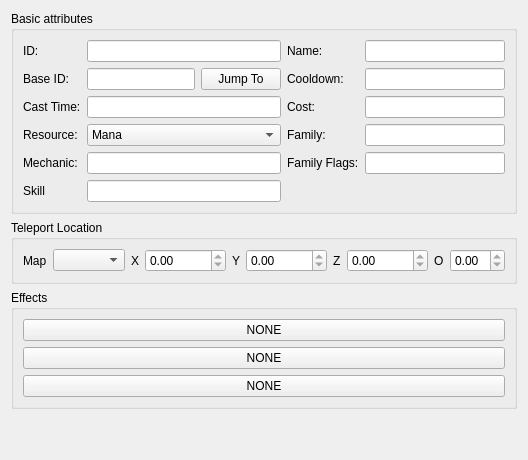
              <widget class="QWidget" name="tab_23">
               <attribute name="title">
                <string>Common Settings</string>
               </attribute>
               <layout class="QVBoxLayout" name="verticalLayout_50">
                <item>
                 <widget class="QGroupBox" name="spellBaseBox">
                  <property name="sizePolicy">
                   <sizepolicy hsizetype="Preferred" vsizetype="Fixed">
                    <horstretch>0</horstretch>
                    <verstretch>0</verstretch>
                   </sizepolicy>
                  </property>
                  <property name="title">
                   <string>Basic attributes</string>
                  </property>
                  <property name="flat">
                   <bool>true</bool>
                  </property>
                  <layout class="QHBoxLayout" name="horizontalLayout_2">
                   <item>
                    <layout class="QFormLayout" name="formLayout">
                     <item row="0" column="0">
                      <widget class="QLabel" name="label">
                       <property name="text">
                        <string>ID:</string>
                       </property>
                      </widget>
                     </item>
                     <item row="0" column="1">
                      <widget class="QLineEdit" name="spellIdField">
                       <property name="enabled">
                        <bool>true</bool>
                       </property>
                       <property name="readOnly">
                        <bool>true</bool>
                       </property>
                      </widget>
                     </item>
                     <item row="1" column="0">
                      <widget class="QLabel" name="label_34">
                       <property name="text">
                        <string>Base ID:</string>
                       </property>
                      </widget>
                     </item>
                     <item row="1" column="1">
                      <layout class="QHBoxLayout" name="horizontalLayout_17">
                       <item>
                        <widget class="QLineEdit" name="txtBaseSpell">
                         <property name="readOnly">
                          <bool>true</bool>
                         </property>
                        </widget>
                       </item>
                       <item>
                        <widget class="QPushButton" name="btnBaseSpell">
                         <property name="text">
                          <string>Jump To</string>
                         </property>
                        </widget>
                       </item>
                      </layout>
                     </item>
                     <item row="2" column="0">
                      <widget class="QLabel" name="label_3">
                       <property name="text">
                        <string>Cast Time:</string>
                       </property>
                      </widget>
                     </item>
                     <item row="2" column="1">
                      <widget class="QLineEdit" name="castTimeField">
                       <property name="enabled">
                        <bool>true</bool>
                       </property>
                       <property name="readOnly">
                        <bool>true</bool>
                       </property>
                      </widget>
                     </item>
                     <item row="3" column="0">
                      <widget class="QLabel" name="label_4">
                       <property name="text">
                        <string>Resource:</string>
                       </property>
                      </widget>
                     </item>
                     <item row="3" column="1">
                      <widget class="QComboBox" name="resourceField">
                       <property name="enabled">
                        <bool>true</bool>
                       </property>
                       <property name="sizePolicy">
                        <sizepolicy hsizetype="Expanding" vsizetype="Fixed">
                         <horstretch>0</horstretch>
                         <verstretch>0</verstretch>
                        </sizepolicy>
                       </property>
                       <item>
                        <property name="text">
                         <string>Mana</string>
                        </property>
                       </item>
                       <item>
                        <property name="text">
                         <string>Rage</string>
                        </property>
                       </item>
                       <item>
                        <property name="text">
                         <string>Focus</string>
                        </property>
                       </item>
                       <item>
                        <property name="text">
                         <string>Energy</string>
                        </property>
                       </item>
                       <item>
                        <property name="text">
                         <string>Happiness</string>
                        </property>
                       </item>
                      </widget>
                     </item>
                     <item row="4" column="0">
                      <widget class="QLabel" name="label_31">
                       <property name="text">
                        <string>Mechanic:</string>
                       </property>
                      </widget>
                     </item>
                     <item row="4" column="1">
                      <widget class="QLineEdit" name="spellMechanicField">
                       <property name="readOnly">
                        <bool>true</bool>
                       </property>
                      </widget>
                     </item>
                     <item row="5" column="0">
                      <widget class="QLabel" name="label_36">
                       <property name="text">
                        <string>Skill</string>
                       </property>
                      </widget>
                     </item>
                     <item row="5" column="1">
                      <widget class="QLineEdit" name="spellSkillField">
                       <property name="readOnly">
                        <bool>true</bool>
                       </property>
                      </widget>
                     </item>
                    </layout>
                   </item>
                   <item>
                    <layout class="QFormLayout" name="formLayout_2">
                     <item row="0" column="0">
                      <widget class="QLabel" name="label_2">
                       <property name="text">
                        <string>Name:</string>
                       </property>
                      </widget>
                     </item>
                     <item row="0" column="1">
                      <widget class="QLineEdit" name="spellNameField">
                       <property name="enabled">
                        <bool>true</bool>
                       </property>
                       <property name="readOnly">
                        <bool>true</bool>
                       </property>
                      </widget>
                     </item>
                     <item row="1" column="0">
                      <widget class="QLabel" name="label_5">
                       <property name="text">
                        <string>Cooldown:</string>
                       </property>
                      </widget>
                     </item>
                     <item row="1" column="1">
                      <widget class="QLineEdit" name="cooldownField">
                       <property name="enabled">
                        <bool>true</bool>
                       </property>
                       <property name="readOnly">
                        <bool>true</bool>
                       </property>
                      </widget>
                     </item>
                     <item row="2" column="0">
                      <widget class="QLabel" name="label_6">
                       <property name="text">
                        <string>Cost:</string>
                       </property>
                      </widget>
                     </item>
                     <item row="2" column="1">
                      <widget class="QLineEdit" name="costField">
                       <property name="enabled">
                        <bool>true</bool>
                       </property>
                       <property name="readOnly">
                        <bool>true</bool>
                       </property>
                      </widget>
                     </item>
                     <item row="3" column="0">
                      <widget class="QLabel" name="label_32">
                       <property name="text">
                        <string>Family:</string>
                       </property>
                      </widget>
                     </item>
                     <item row="3" column="1">
                      <widget class="QLineEdit" name="lineEdit_6">
                       <property name="readOnly">
                        <bool>true</bool>
                       </property>
                      </widget>
                     </item>
                     <item row="4" column="0">
                      <widget class="QLabel" name="label_33">
                       <property name="text">
                        <string>Family Flags:</string>
                       </property>
                      </widget>
                     </item>
                     <item row="4" column="1">
                      <widget class="QLineEdit" name="lineEdit_7">
                       <property name="readOnly">
                        <bool>true</bool>
                       </property>
                      </widget>
                     </item>
                    </layout>
                   </item>
                  </layout>
                 </widget>
                </item>
                <item>
                 <widget class="QGroupBox" name="spellTeleportBox">
                  <property name="sizePolicy">
                   <sizepolicy hsizetype="Preferred" vsizetype="Fixed">
                    <horstretch>0</horstretch>
                    <verstretch>0</verstretch>
                   </sizepolicy>
                  </property>
                  <property name="styleSheet">
                   <string notr="true"/>
                  </property>
                  <property name="title">
                   <string>Teleport Location</string>
                  </property>
                  <property name="flat">
                   <bool>true</bool>
                  </property>
                  <layout class="QHBoxLayout" name="horizontalLayout_7">
                   <item>
                    <layout class="QHBoxLayout" name="spellTeleportLayout">
                     <item>
                      <widget class="QLabel" name="label_8">
                       <property name="sizePolicy">
                        <sizepolicy hsizetype="Minimum" vsizetype="Preferred">
                         <horstretch>0</horstretch>
                         <verstretch>0</verstretch>
                        </sizepolicy>
                       </property>
                       <property name="text">
                        <string>Map</string>
                       </property>
                      </widget>
                     </item>
                     <item>
                      <widget class="QComboBox" name="spellTeleportMapBox">
                       <property name="sizePolicy">
                        <sizepolicy hsizetype="Expanding" vsizetype="Fixed">
                         <horstretch>0</horstretch>
                         <verstretch>0</verstretch>
                        </sizepolicy>
                       </property>
                       <property name="toolTip">
                        <string>&lt;html&gt;&lt;head/&gt;&lt;body&gt;&lt;p&gt;The target map.&lt;/p&gt;&lt;/body&gt;&lt;/html&gt;</string>
                       </property>
                      </widget>
                     </item>
                     <item>
                      <widget class="QLabel" name="label_7">
                       <property name="sizePolicy">
                        <sizepolicy hsizetype="Minimum" vsizetype="Preferred">
                         <horstretch>0</horstretch>
                         <verstretch>0</verstretch>
                        </sizepolicy>
                       </property>
                       <property name="text">
                        <string>X</string>
                       </property>
                      </widget>
                     </item>
                     <item>
                      <widget class="QDoubleSpinBox" name="spellTeleportXBox">
                       <property name="sizePolicy">
                        <sizepolicy hsizetype="Preferred" vsizetype="Fixed">
                         <horstretch>0</horstretch>
                         <verstretch>0</verstretch>
                        </sizepolicy>
                       </property>
                       <property name="minimumSize">
                        <size>
                         <width>0</width>
                         <height>0</height>
                        </size>
                       </property>
                       <property name="toolTip">
                        <string>&lt;html&gt;&lt;head/&gt;&lt;body&gt;&lt;p&gt;The X coordinate.&lt;/p&gt;&lt;/body&gt;&lt;/html&gt;</string>
                       </property>
                       <property name="readOnly">
                        <bool>true</bool>
                       </property>
                       <property name="minimum">
                        <double>-20000.000000000000000</double>
                       </property>
                       <property name="maximum">
                        <double>20000.000000000000000</double>
                       </property>
                      </widget>
                     </item>
                     <item>
                      <widget class="QLabel" name="label_9">
                       <property name="text">
                        <string>Y</string>
                       </property>
                      </widget>
                     </item>
                     <item>
                      <widget class="QDoubleSpinBox" name="spellTeleportYBox">
                       <property name="minimumSize">
                        <size>
                         <width>0</width>
                         <height>0</height>
                        </size>
                       </property>
                       <property name="toolTip">
                        <string>&lt;html&gt;&lt;head/&gt;&lt;body&gt;&lt;p&gt;The Y coordinate.&lt;/p&gt;&lt;/body&gt;&lt;/html&gt;</string>
                       </property>
                       <property name="readOnly">
                        <bool>true</bool>
                       </property>
                       <property name="minimum">
                        <double>-20000.000000000000000</double>
                       </property>
                       <property name="maximum">
                        <double>20000.000000000000000</double>
                       </property>
                      </widget>
                     </item>
                     <item>
                      <widget class="QLabel" name="label_10">
                       <property name="text">
                        <string>Z</string>
                       </property>
                      </widget>
                     </item>
                     <item>
                      <widget class="QDoubleSpinBox" name="spellTeleportZBox">
                       <property name="minimumSize">
                        <size>
                         <width>0</width>
                         <height>0</height>
                        </size>
                       </property>
                       <property name="toolTip">
                        <string>&lt;html&gt;&lt;head/&gt;&lt;body&gt;&lt;p&gt;The Z coordinate.&lt;/p&gt;&lt;/body&gt;&lt;/html&gt;</string>
                       </property>
                       <property name="readOnly">
                        <bool>true</bool>
                       </property>
                       <property name="minimum">
                        <double>-20000.000000000000000</double>
                       </property>
                       <property name="maximum">
                        <double>20000.000000000000000</double>
                       </property>
                      </widget>
                     </item>
                     <item>
                      <widget class="QLabel" name="label_11">
                       <property name="text">
                        <string>O</string>
                       </property>
                      </widget>
                     </item>
                     <item>
                      <widget class="QDoubleSpinBox" name="spellTeleportOBox">
                       <property name="minimumSize">
                        <size>
                         <width>0</width>
                         <height>0</height>
                        </size>
                       </property>
                       <property name="toolTip">
                        <string>&lt;html&gt;&lt;head/&gt;&lt;body&gt;&lt;p&gt;The orientation value in radians.&lt;/p&gt;&lt;/body&gt;&lt;/html&gt;</string>
                       </property>
                       <property name="readOnly">
                        <bool>true</bool>
                       </property>
                       <property name="minimum">
                        <double>-7.000000000000000</double>
                       </property>
                       <property name="maximum">
                        <double>7.000000000000000</double>
                       </property>
                      </widget>
                     </item>
                    </layout>
                   </item>
                  </layout>
                 </widget>
                </item>
                <item>
                 <widget class="QGroupBox" name="groupBox">
                  <property name="sizePolicy">
                   <sizepolicy hsizetype="Preferred" vsizetype="Preferred">
                    <horstretch>0</horstretch>
                    <verstretch>0</verstretch>
                   </sizepolicy>
                  </property>
                  <property name="title">
                   <string>Effects</string>
                  </property>
                  <property name="flat">
                   <bool>true</bool>
                  </property>
                  <layout class="QVBoxLayout" name="verticalLayout_7">
                   <property name="sizeConstraint">
                    <enum>QLayout::SetDefaultConstraint</enum>
                   </property>
                   <item>
                    <widget class="QPushButton" name="effectButton1">
                     <property name="text">
                      <string>NONE</string>
                     </property>
                    </widget>
                   </item>
                   <item>
                    <widget class="QPushButton" name="effectButton2">
                     <property name="text">
                      <string>NONE</string>
                     </property>
                    </widget>
                   </item>
                   <item>
                    <widget class="QPushButton" name="effectButton3">
                     <property name="text">
                      <string>NONE</string>
                     </property>
                    </widget>
                   </item>
                  </layout>
                 </widget>
                </item>
                <item>
                 <spacer name="verticalSpacer_3">
                  <property name="orientation">
                   <enum>Qt::Vertical</enum>
                  </property>
                  <property name="sizeHint" stdset="0">
                   <size>
                    <width>20</width>
                    <height>40</height>
                   </size>
                  </property>
                 </spacer>
                </item>
               </layout>
              </widget>
